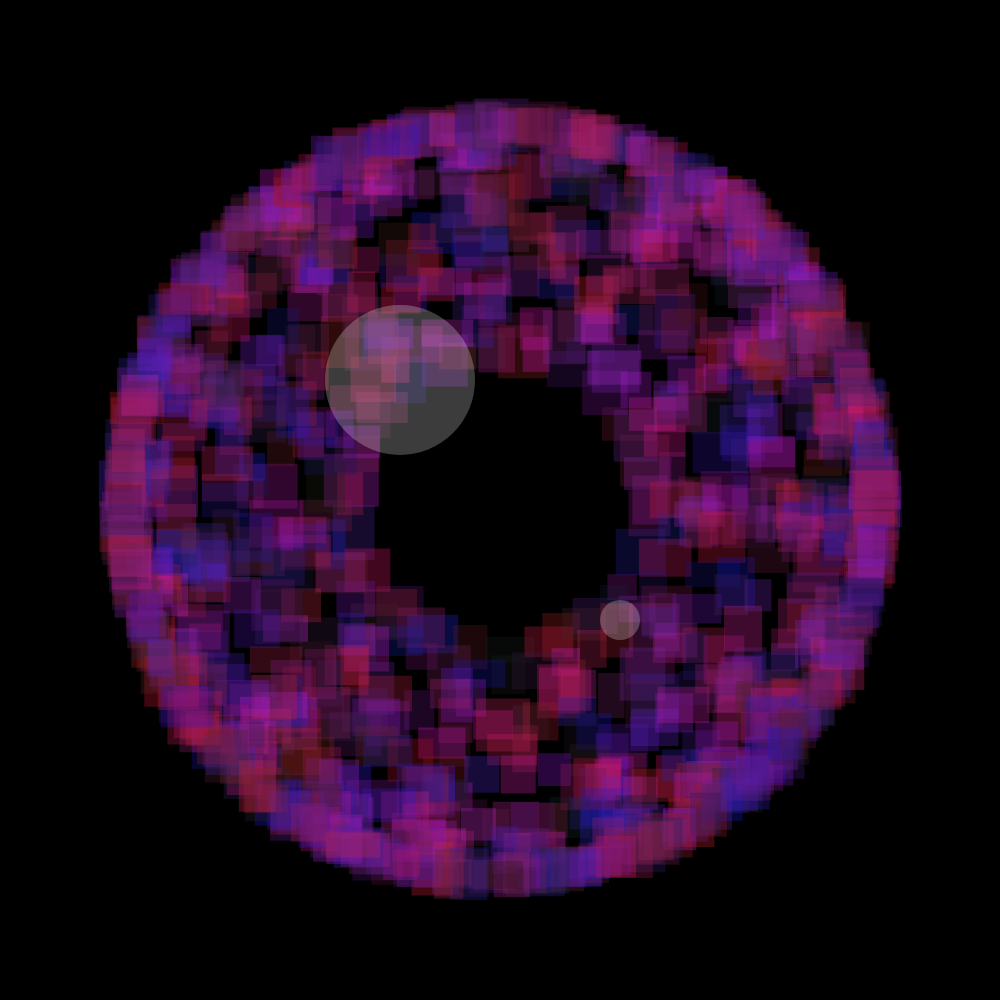
Frame 1 (no input)
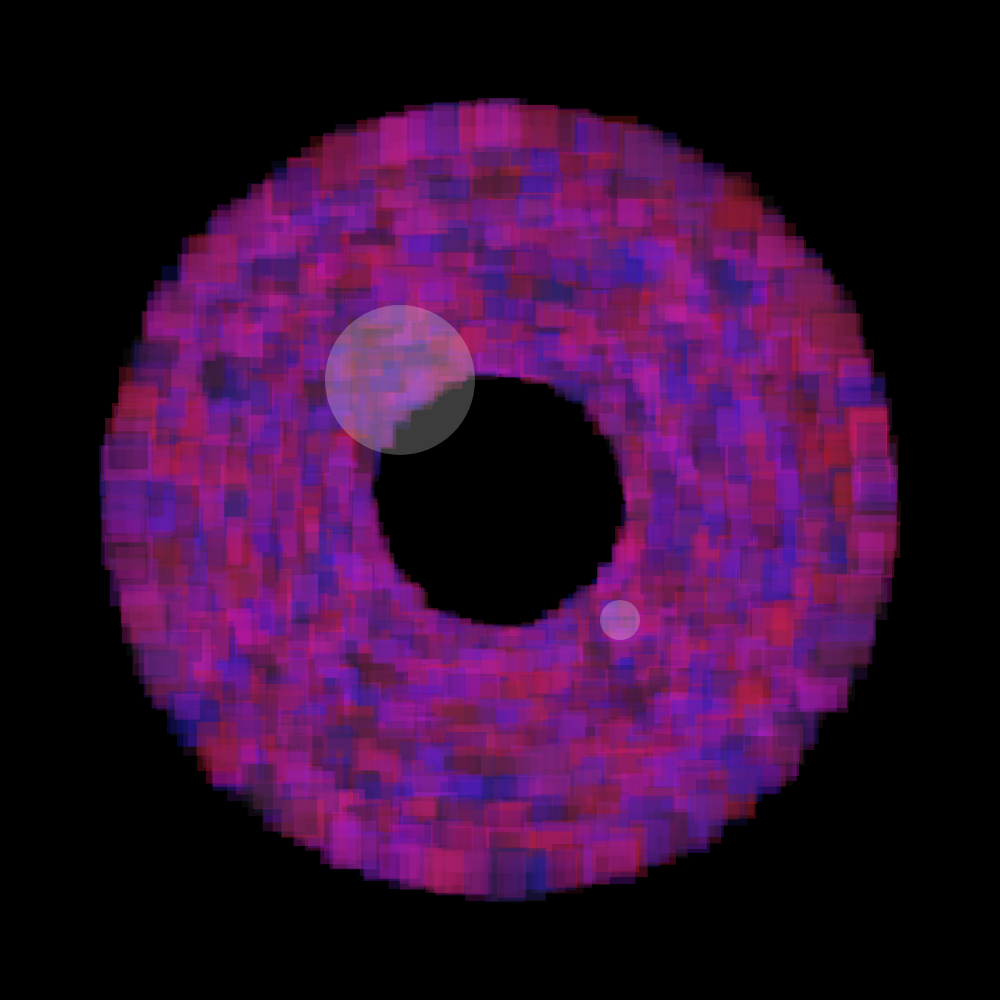
Frame 2 (the mouse pressed at the canvas centre, redrawn once)

The p5.js sketch that drew these frames (run headless with seeded random() and noise() and a simulated clock; the mouse was pressed at the canvas centre and the sketch redrawn once):

// p5.js sketch
// ── sketch.js
var rad = 150
var steps = 10

function setup() {
  createCanvas(1000, 1000)
  rectMode(CENTER)
  angleMode(RADIANS)
  //angleMode(DEGREES)
  blendMode(BLEND)
  noLoop()
}

function draw() {
  background("black")
  translate(width/2, height/2)
  noStroke()
  for (let j = 150; j < 400; j+=25) {
    rad = j
    for (let i = 0; i < 360; i+=steps) {
      var c = color(random(200)+20, random(20)+ 20, random(200)+20)
      c.setAlpha(75)
      fill(c)
      rect(rad*cos(i), rad*sin(i), random(30) + 25, random(30) + 25)
    }
    if (steps > 1)
      steps--
  }
  c = color("white")
  c.setAlpha(60)
  fill(c)
  circle(-100, -120, 150)
  circle(120, 120, 40)
}
